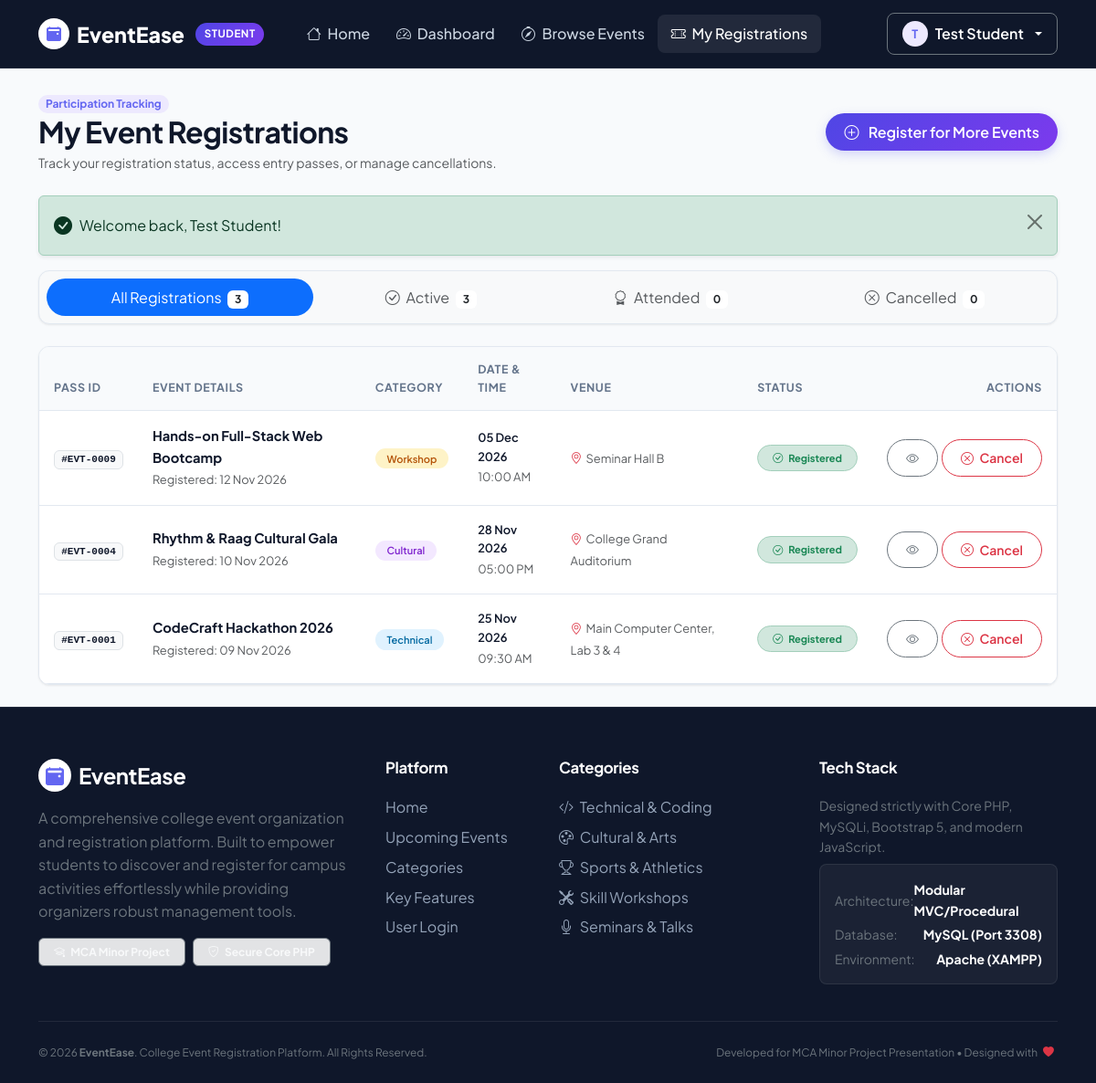
/student/my_registrations.php (signed in), run on the app's committed database.
### tables this page shows
CREATE TABLE `registrations` (
  `registration_id` INT(11) NOT NULL AUTO_INCREMENT,
  `student_id` INT(11) NOT NULL,
  `event_id` INT(11) NOT NULL,
  `registration_date` TIMESTAMP NOT NULL DEFAULT CURRENT_TIMESTAMP,
  `status` ENUM('registered', 'cancelled', 'attended') NOT NULL DEFAULT 'registered',
  PRIMARY KEY (`registration_id`),
  UNIQUE KEY `uq_student_event` (`student_id`, `event_id`),
  KEY `idx_reg_student` (`student_id`),
  KEY `idx_reg_event` (`event_id`),
  KEY `idx_reg_status` (`status`),
  CONSTRAINT `fk_reg_student` FOREIGN KEY (`student_id`) REFERENCES `users` (`user_id`) ON DELETE CASCADE ON UPDATE CASCADE,
  CONSTRAINT `fk_reg_event` FOREIGN KEY (`event_id`) REFERENCES `events` (`event_id`) ON DELETE CASCADE ON UPDATE CASCADE
);

CREATE TABLE `events` (
  `event_id` INT(11) NOT NULL AUTO_INCREMENT,
  `organizer_id` INT(11) NOT NULL,
  `event_name` VARCHAR(150) NOT NULL,
  `description` TEXT DEFAULT NULL,
  `category` VARCHAR(50) NOT NULL DEFAULT 'General',
  `venue` VARCHAR(150) NOT NULL,
  `event_date` DATETIME NOT NULL,
  `capacity` INT(11) NOT NULL,
  `created_at` TIMESTAMP NOT NULL DEFAULT CURRENT_TIMESTAMP,
  PRIMARY KEY (`event_id`),
  KEY `idx_events_organizer` (`organizer_id`),
  KEY `idx_events_date` (`event_date`),
  KEY `idx_events_category` (`category`),
  CONSTRAINT `fk_events_organizer` FOREIGN KEY (`organizer_id`) REFERENCES `users` (`user_id`) ON DELETE CASCADE ON UPDATE CASCADE
);

### student/my_registrations.php (the view, shortened to what this page needs)
<?php
require_once __DIR__ . "/../includes/auth.php";
$student_id = current_user_id();
$filter_tab = $_GET['tab'] ?? 'all';
$sql = "
    SELECT
        r.registration_id,
        r.registration_date,
        r.status,
        e.event_id,
        e.event_name,
        e.category,
        e.venue,
        e.event_date,
        u.full_name AS organizer_name
    FROM registrations r
    JOIN events e ON r.event_id = e.event_id
    JOIN users u ON e.organizer_id = u.user_id
    WHERE r.student_id = ?
";
$sql .= " ORDER BY r.registration_date DESC";
$stmt = mysqli_prepare($conn, $sql);
mysqli_stmt_bind_param($stmt, "i", $student_id);
mysqli_stmt_execute($stmt);
$registrations = mysqli_stmt_get_result($stmt);
$count_query = "
    SELECT
        COUNT(*) AS total_all,
        COUNT(CASE WHEN status = 'registered' THEN 1 END) AS total_active,
        COUNT(CASE WHEN status = 'attended' THEN 1 END) AS total_attended,
        COUNT(CASE WHEN status = 'cancelled' THEN 1 END) AS total_cancelled
    FROM registrations
    WHERE student_id = ?
";
$count_stmt = mysqli_prepare($conn, $count_query);
mysqli_stmt_bind_param($count_stmt, "i", $student_id);
mysqli_stmt_execute($count_stmt);
$counts = mysqli_fetch_assoc(mysqli_stmt_get_result($count_stmt));
require_once __DIR__ . "/../includes/header.php";
?>
<div class="container py-4">
    <div class="d-flex flex-column flex-md-row justify-content-between align-items-md-center mb-4">
        <div>
            <span class="badge bg-purple-light text-purple px-2 py-1 rounded-pill small">Participation Tracking</span>
            <h2 class="fw-bold text-navy mb-1">My Event Registrations</h2>
            <p class="text-muted small mb-0">Track your registration status, access entry passes, or manage cancellations.</p>
        </div>
        <div class="mt-3 mt-md-0">
            <a href="events.php" class="btn btn-primary rounded-pill">
                <i class="bi bi-plus-circle me-1"></i> Register for More Events
            </a>
        </div>
    </div>
    <?php display_flash_message(); ?>
    <div class="card-modern mb-4 p-2 bg-light">
        <ul class="nav nav-pills nav-fill gap-2">
            <li class="nav-item">
                <a class="nav-link rounded-pill py-2 <?php echo ($filter_tab === 'all') ? 'active bg-primary text-white' : 'text-muted'; ?>" href="my_registrations.php?tab=all">
                    All Registrations <span class="badge bg-white text-dark ms-1"><?php echo (int)($counts['total_all'] ?? 0); ?></span>
                </a>
            </li>
            <li class="nav-item">
                <a class="nav-link rounded-pill py-2 <?php echo ($filter_tab === 'active') ? 'active bg-primary text-white' : 'text-muted'; ?>" href="my_registrations.php?tab=active">
                    <i class="bi bi-check-circle me-1"></i> Active <span class="badge bg-white text-dark ms-1"><?php echo (int)($counts['total_active'] ?? 0); ?></span>
                </a>
            </li>
            <li class="nav-item">
                <a class="nav-link rounded-pill py-2 <?php echo ($filter_tab === 'attended') ? 'active bg-primary text-white' : 'text-muted'; ?>" href="my_registrations.php?tab=attended">
                    <i class="bi bi-award me-1"></i> Attended <span class="badge bg-white text-dark ms-1"><?php echo (int)($counts['total_attended'] ?? 0); ?></span>
                </a>
            </li>
            <li class="nav-item">
                <a class="nav-link rounded-pill py-2 <?php echo ($filter_tab === 'cancelled') ? 'active bg-primary text-white' : 'text-muted'; ?>" href="my_registrations.php?tab=cancelled">
                    <i class="bi bi-x-circle me-1"></i> Cancelled <span class="badge bg-white text-dark ms-1"><?php echo (int)($counts['total_cancelled'] ?? 0); ?></span>
                </a>
            </li>
        </ul>
    </div>
    <div class="card-modern overflow-hidden">
        <div class="table-responsive">
            <table class="table table-modern align-middle mb-0">
                <thead>
                    <tr>
                        <th>Pass ID</th>
                        <th>Event Details</th>
                        <th>Category</th>
                        <th>Date & Time</th>
                        <th>Venue</th>
                        <th>Status</th>
                        <th class="text-end">Actions</th>
                    </tr>
                </thead>
                <tbody>
                    <?php if (mysqli_num_rows($registrations) > 0): ?>
                        <?php while ($row = mysqli_fetch_assoc($registrations)): ?>
                            <tr>
                                <td>
                                    <span class="badge bg-light text-navy border font-monospace">
                                        #EVT-<?php echo str_pad($row['registration_id'], 4, '0', STR_PAD_LEFT); ?>
                                    </span>
                                </td>
                                <td>
                                    <a href="event_details.php?id=<?php echo $row['event_id']; ?>" class="fw-bold text-navy text-decoration-none d-block">
                                        <?php echo htmlspecialchars($row['event_name']); ?>
                                    </a>
                                    <small class="text-muted">Registered: <?php echo date("d M Y", strtotime($row['registration_date'])); ?></small>
                                </td>
                                <td>
                                    <?php echo get_category_badge($row['category']); ?>
                                </td>
                                <td>
                                    <div class="small fw-semibold text-navy"><?php echo format_event_date_short($row['event_date']); ?></div>
                                    <small class="text-muted"><?php echo date("h:i A", strtotime($row['event_date'])); ?></small>
                                </td>
                                <td>
                                    <span class="small text-muted"><i class="bi bi-geo-alt me-1 text-danger"></i><?php echo htmlspecialchars($row['venue']); ?></span>
                                </td>
                                <td>
                                    <?php echo get_status_badge($row['status']); ?>
                                </td>
                                <td class="text-end">
                                    <div class="d-inline-flex gap-1">
                                        <a href="event_details.php?id=<?php echo $row['event_id']; ?>" class="btn btn-outline-secondary btn-sm rounded-pill" title="View Event Page">
                                            <i class="bi bi-eye"></i>
                                        </a>
                                        <?php if ($row['status'] === 'registered'): ?>
                                            <form method="POST" action="cancel_registration.php" class="d-inline" onsubmit="return confirm('Are you sure you want to cancel your registration for \'<?php echo addslashes($row['event_name']); ?>\'?');">
                                                <button type="submit" class="btn btn-outline-danger btn-sm rounded-pill" title="Cancel Registration">
                                                    <i class="bi bi-x-circle"></i> Cancel
                                                </button>
                                            </form>
                                        <?php endif; ?>
                                    </div>
                                </td>
                            </tr>
                        <?php endwhile; ?>
                    <?php endif; ?>
                </tbody>
            </table>
        </div>
    </div>
</div>
<?php
require_once __DIR__ . "/../includes/footer.php";
?>

### includes/auth.php (shortened to what this page needs)
<?php
function current_user_id() {
    return $_SESSION['user_id'] ?? null;
}
function display_flash_message() {
    if (isset($_SESSION['flash_message'])) {
        $type = htmlspecialchars($_SESSION['flash_message']['type']);
        $text = htmlspecialchars($_SESSION['flash_message']['text']);
        $icon = 'bi-info-circle';
        if ($type === 'success') $icon = 'bi-check-circle-fill';
        echo "
        <div class='alert alert-{$type} alert-dismissible fade show d-flex align-items-center shadow-sm' role='alert'>
            <i class='bi {$icon} me-2 fs-5'></i>
            <div>{$text}</div>
            <button type='button' class='btn-close' data-bs-dismiss='alert' aria-label='Close'></button>
        </div>";
    }
}
function format_event_date_short($datetime) {
    $timestamp = strtotime($datetime);
    return date("d M Y", $timestamp);
}
function get_category_badge($category) {
    $colors = [
        'Technical' => 'badge-cat-tech',
        'Cultural'  => 'badge-cat-cult',
        'Sports'    => 'badge-cat-sport',
        'Workshop'  => 'badge-cat-work',
        'Seminar'   => 'badge-cat-sem',
        'Academic'  => 'badge-cat-acad'
    ];
    $cls = $colors[$category] ?? 'badge-cat-gen';
    return "<span class='badge {$cls}'>" . htmlspecialchars($category) . "</span>";
}
function get_status_badge($status) {
    switch (strtolower($status)) {
        case 'registered':
            return '<span class="badge bg-success-subtle text-success border border-success-subtle px-3 py-2 rounded-pill"><i class="bi bi-check-circle me-1"></i> Registered</span>';
    }
}

### assets/css/style.css (style rules this page uses)
:root { --primary-navy: #0f172a; --secondary-navy: #1e293b; --navy-light: #334155; --accent-purple: #6366f1; --accent-purple-hover: #4f46e5; --accent-purple-light: #ede9fe; --accent-gradient: linear-gradient(135deg, #4f46e5 0%, #7c3aed 100%); --navy-gradient: linear-gradient(135deg, #0f172a 0%, #1e293b 100%); --hero-gradient: linear-gradient(135deg, #0b132b 0%, #1c2541 60%, #3a0ca3 100%); --card-bg: #ffffff; --body-bg: #f8fafc; --border-color: #e2e8f0; --text-main: #1e293b; --text-muted: #64748b; --shadow-sm: 0 1px 3px rgba(0, 0, 0, 0.05), 0 1px 2px rgba(0, 0, 0, 0.03); --shadow-md: 0 4px 6px -1px rgba(0, 0, 0, 0.06), 0 2px 4px -2px rgba(0, 0, 0, 0.04); --shadow-lg: 0 10px 25px -5px rgba(0, 0, 0, 0.08), 0 8px 10px -6px rgba(0, 0, 0, 0.04); --shadow-glow: 0 10px 25px -5px rgba(99, 102, 241, 0.35); --radius-sm: 8px; --radius-md: 12px; --radius-lg: 18px; --radius-full: 9999px; --transition: all 0.25s cubic-bezier(0.4, 0, 0.2, 1); }
* { box-sizing: border-box; }
body { font-family: 'Plus Jakarta Sans', -apple-system, BlinkMacSystemFont, 'Segoe UI', Roboto, sans-serif; background-color: var(--body-bg); color: var(--text-main); min-height: 100vh; display: flex; flex-direction: column; margin: 0; line-height: 1.6; }
h1, h2, h3, h4, h5, h6 { font-weight: 700; color: var(--primary-navy); letter-spacing: -0.02em; }
.text-navy { color: var(--primary-navy) !important; }
.text-purple { color: var(--accent-purple) !important; }
.bg-purple-light { background-color: var(--accent-purple-light) !important; }
.btn { font-weight: 600; border-radius: var(--radius-sm); padding: 0.55rem 1.25rem; transition: var(--transition); display: inline-flex; align-items: center; justify-content: center; gap: 0.4rem; }
.btn-primary { background: var(--accent-gradient); border: none; color: #ffffff; box-shadow: 0 4px 12px rgba(99, 102, 241, 0.25); }
.card-modern { background: var(--card-bg); border: 1px solid var(--border-color); border-radius: var(--radius-md); box-shadow: var(--shadow-sm); transition: var(--transition); }
.badge-cat-tech { background-color: #e0f2fe; color: #0369a1; font-weight: 600; border-radius: var(--radius-full); padding: 0.35rem 0.8rem; }
.badge-cat-cult { background-color: #f3e8ff; color: #7e22ce; font-weight: 600; border-radius: var(--radius-full); padding: 0.35rem 0.8rem; }
.badge-cat-work { background-color: #fef3c7; color: #b45309; font-weight: 600; border-radius: var(--radius-full); padding: 0.35rem 0.8rem; }
.table-modern { width: 100%; margin-bottom: 0; }
.table-modern thead th { background-color: #f8fafc; color: var(--text-muted); font-size: 0.78rem; font-weight: 700; text-transform: uppercase; letter-spacing: 0.05em; padding: 0.9rem 1rem; border-bottom: 1px solid var(--border-color); }
.table-modern tbody td { padding: 1rem; vertical-align: middle; border-bottom: 1px solid var(--border-color); font-size: 0.92rem; }

### data on the page
registrations: registration_id "0009", event.event_name "Hands-on Full-Stack Web Bootcamp", registration_date "12 Nov 2026", event.category "Workshop", event.event_date "05 Dec 2026", event.event_date "10:00 AM", event.venue "Seminar Hall B", status "registered" (drawn)
registrations: registration_id "0004", event.event_name "Rhythm & Raag Cultural Gala", registration_date "10 Nov 2026", event.category "Cultural", event.event_date "28 Nov 2026", event.event_date "05:00 PM", event.venue "College Grand Auditorium", status "registered" (drawn)
registrations: registration_id "0001", event.event_name "CodeCraft Hackathon 2026", registration_date "09 Nov 2026", event.category "Technical", event.event_date "25 Nov 2026", event.event_date "09:30 AM", event.venue "Main Computer Center, Lab 3 & 4", status "registered" (drawn)

### other printed values
$user_role "STUDENT"
substr($user_name, 0, 1) "T"
$user_name "Test Student"
$text "Welcome back, Test Student!"
$counts['total_all'] "3"
$counts['total_active'] "3"
$counts['total_attended'] "0"
$counts['total_cancelled'] "0"
$port "3308"
